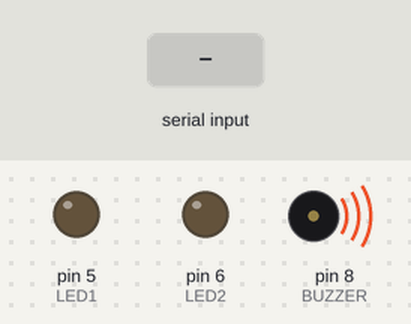
The sketch below on a simulated Arduino Uno, built with avr-gcc and run on an emulated ATmega328P. Parts: output pins drawn as LEDs (lit = HIGH), buzzer (waves = sounding). Inputs (shaded band) come from the test bench. What the sketch prints to the serial monitor is not drawn.

Above: at 1.1 s.
At 2.6 s:
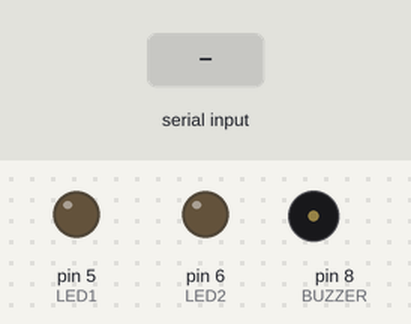
2.7 s: "d\n" received over the second serial link
Timing chart, 0 to 5.7 s (numbered marks = the images above; inputs shaded):
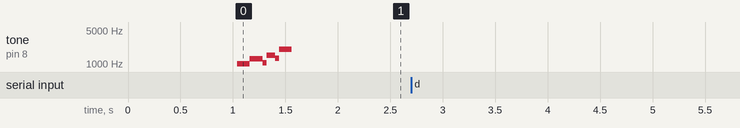

The sketch:

IOT_led.ino
```cpp
#include <SoftwareSerial.h>
#include "Buzzer.h"

SoftwareSerial btSerial(3,2);

#define LED1  5
#define LED2  6

void setup() {
  // put your setup code here, to run once:

  btSerial.begin(9600);
  Serial.begin(9600);

  pinMode(5,OUTPUT);
  pinMode(6,OUTPUT);
  pinMode(8,OUTPUT);  // Buzzer

  delay(1000);
  init_Effect();
  initializeDevice();

}

void loop() {
  // put your main code here, to run repeatedly:
  readDeviceData();


}

unsigned char* r_data;
void initializeDevice(){
   r_data = (unsigned char*)malloc(2* sizeof(unsigned char));
   r_data[0] = 100;
   r_data[1] = 100;
}


void readDeviceData(){
  while(btSerial.available()){

    r_data[0] = btSerial.read();
    delay(1);
    r_data[1] = btSerial.read();
    delay(1);
    Serial.println("Read Data -->");
    Serial.print("index 0 :");
    Serial.print(r_data[0]);
    Serial.print("\t");
    Serial.print("index 1 :");
    Serial.print(r_data[1]);
    Serial.println("\n");
    executeDevice();
  }
  delay(1);
}

void executeDevice(){
  //LED
  if(r_data[0] == 200){
    int bright = (((int)r_data[1] & 0xff)-100) * 255 / 100;
    analogWrite(LED1,bright);
    delayMicroseconds(500);
    analogWrite(LED2,bright);
    delayMicroseconds(500);
  }
  else if(r_data[0] == 100){
    analogWrite(LED1,0);
    delayMicroseconds(500);
    analogWrite(LED2,0);
    delayMicroseconds(500);
  }
  delay(1);
}

void playOneBuzz(){

}
```

Buzzer.cpp
```cpp
#include "Buzzer.h"
#include <arduino.h>

#define BUZZER  8

void buzzer(int choice){
  switch(choice){
    case 1 :
      for(int i=0; i<30; i++){
        digitalWrite(BUZZER,1);
        delay(1);
        digitalWrite(BUZZER,0);
        delay(1);
      }

     break;

     case 2 :
      for(int i=0; i<30; i++){
        digitalWrite(BUZZER,1);
        delay(2);
        digitalWrite(BUZZER,0);
        delay(2);
      }

     break;

     case 3 :
      for(int i=0; i<200; i++){
        digitalWrite(BUZZER,1);
        delayMicroseconds(300);
        digitalWrite(BUZZER,0);
        delayMicroseconds(300);
      }

     break;

     case 4 :
      for(int i=0; i<150; i++){
        digitalWrite(BUZZER,1);
        delayMicroseconds(600);
        digitalWrite(BUZZER,0);
        delayMicroseconds(600);
        }

       break;

       case 5 :
        for(int i=0; i<150; i++){
          digitalWrite(BUZZER,1);
          delay(1);
          digitalWrite(BUZZER,0);
          delay(1);
        }

       break;

       case 6:
       for(int i=0 ; i<400 ; i++){
        digitalWrite(BUZZER,1);
        delayMicroseconds(600);
        digitalWrite(BUZZER,0);
        delayMicroseconds(600);
       }
  }
}

void song(int delay_time, int loop){
  for(int i=0; i<loop; i++){
    digitalWrite(BUZZER,1);
    delayMicroseconds(delay_time);
    digitalWrite(BUZZER,0);
    delayMicroseconds(delay_time);
  }
}

void init_Effect(){
  song(488,120);
  delay(10);

  song(388,160);
  delay(10);

  song(326,175);
  delay(10);

  song(244,200);
  delay(10);
}
```

Buzzer.h
```cpp
#include <arduino.h>

void buzzer(int choice);

void song(int delay_time, int loop);

void init_Effect();
```

Measured:
- after the input at 2.7 s, every drawn part: stays the same
- by itself, tone on pin 8 (BUZZER): plays 1017 Hz for 0.12 s, 1277 Hz for 0.12 s, 1066 Hz for 0.04 s, 1518 Hz for 0.08 s, 1305 Hz for 0.04 s, 2021 Hz for 0.12 s
